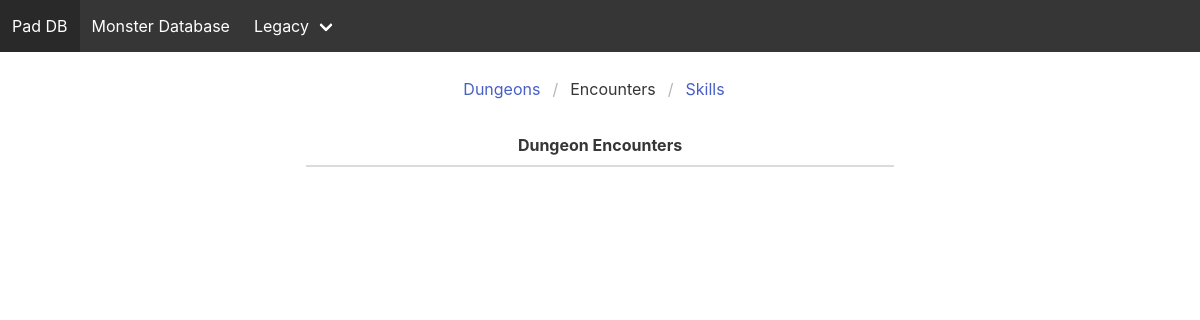
The app's page /all/encounters, older data.
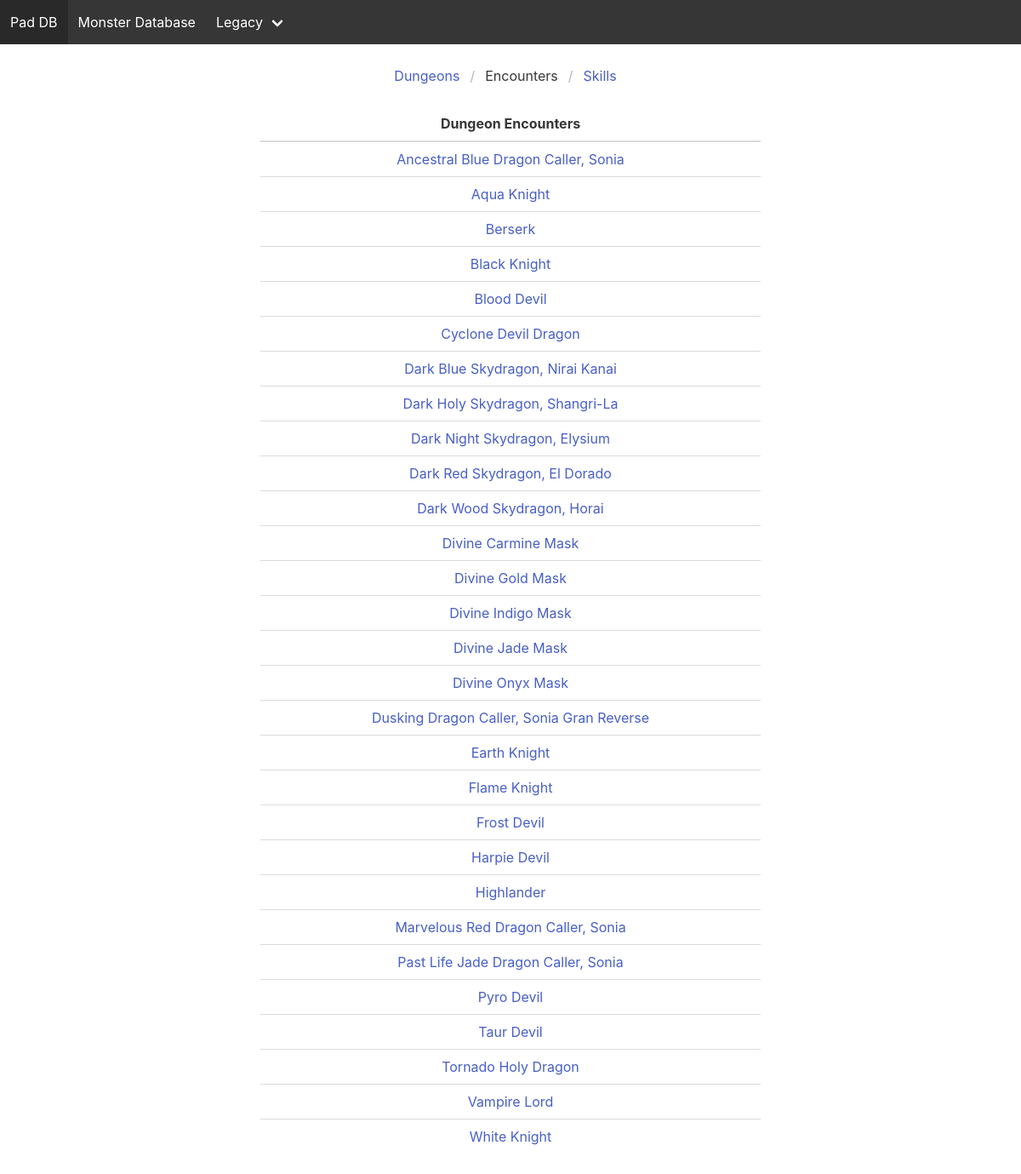
The same page, newer data.
### dungeon/models.py (models this page shows, shortened)
class Monster(models.Model):
    name = models.CharField(default="", max_length=50)
    hp = models.CharField(default="", max_length=20)
    defense = models.CharField(default="", max_length=20)
    atk = models.CharField(default="", max_length=20)
    jpnTitle = models.CharField(default="", max_length=50)
    altTitle = models.CharField(default="", max_length=50)
    altTitle2 = models.CharField(default="", max_length=50)
    dungeonID = models.IntegerField(default=0)
    skills = models.ManyToManyField(Skill)

### dungeon/views.py (the view)
# urls.py: path('all/encounters', dv.allEncounters),
def allEncounters(request):
    monsters = Monster.objects.order_by('name').all()
    template = 'allEncounters.html'
    context = {'monsters': monsters}
    return render(request, template, context)

### templates/allEncounters.html (shortened to what this page needs)
{% extends 'home.html' %}
{% block content %}
    <nav class="breadcrumb is-centered" aria-label="breadcrumbs" style="margin-top: 25px;">
        <ul>
            <li><a href="/all/dungeons">Dungeons</a></li>
            <li class="is-active"><a href="/all/encounters">Encounters</a></li>
            <li><a href="/all/skills">Skills</a></li>
        </ul>
    </nav>
    <div class="columns is-centered">
        <div class="column is-half">
            <table class="table is-fullwidth" id="myTable">
                <thead>
                <tr>
                    <th class="has-text-centered">Dungeon Encounters</th>
                </tr>
                </thead>
                <tbody>
                {% for monster in monsters %}
                    <tr>
                        <td class="has-text-centered"><a href="/encounter/{{ monster.name }}"> {{ monster.name }} </a></td>
                    </tr>
                {% endfor %}
                </tbody>
            </table>
        </div>
    </div>
{% endblock %}

Row changes from the older to the newer data that the page shows:
added Monster: name "Ancestral Blue Dragon Caller, Sonia"
added Monster: name "Aqua Knight"
added Monster: name "Berserk"
added Monster: name "Black Knight"
added Monster: name "Blood Devil"
added Monster: name "Cyclone Devil Dragon"
added Monster: name "Dark Blue Skydragon, Nirai Kanai"
added Monster: name "Dark Holy Skydragon, Shangri-La"
added Monster: name "Dark Night Skydragon, Elysium"
added Monster: name "Dark Red Skydragon, El Dorado"
added Monster: name "Dark Wood Skydragon, Horai"
added Monster: name "Divine Carmine Mask"
added Monster: name "Divine Gold Mask"
added Monster: name "Divine Indigo Mask"
added Monster: name "Divine Jade Mask"
added Monster: name "Divine Onyx Mask"
added Monster: name "Dusking Dragon Caller, Sonia Gran Reverse"
added Monster: name "Earth Knight"
added Monster: name "Flame Knight"
added Monster: name "Frost Devil"
added Monster: name "Harpie Devil"
added Monster: name "Highlander"
added Monster: name "Marvelous Red Dragon Caller, Sonia"
added Monster: name "Past Life Jade Dragon Caller, Sonia"
added Monster: name "Pyro Devil"
added Monster: name "Taur Devil"
added Monster: name "Tornado Holy Dragon"
added Monster: name "Vampire Lord"
added Monster: name "White Knight"
